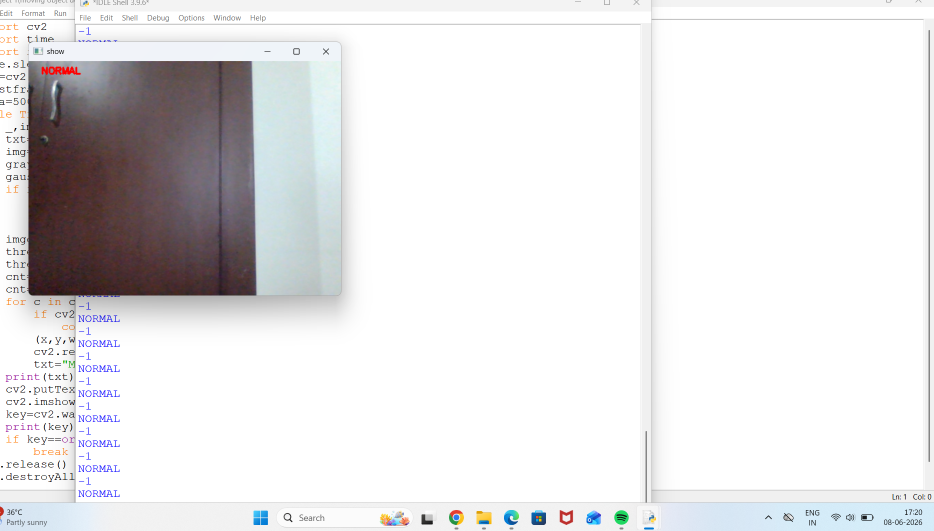
#> input picture normal.png, 1867 x 1062 px, given in place of the camera (shown at 1/2 size)
$ python 'project 1(moving object detection).py'
#> lines starting #> are read from the running program, lines starting #| are printed output that depends on the picture
import cv2
import time
import imutils
time.sleep(1)
cam=cv2.VideoCapture(0)
firstframe=None
area=500
while True:
    _,img=cam.read()
#> img is the input picture: shape (1062, 1867, 3); mean B, G, R 229.7, 228.7, 229.6
    txt="NORMAL"
    img=imutils.resize(img,width=500)
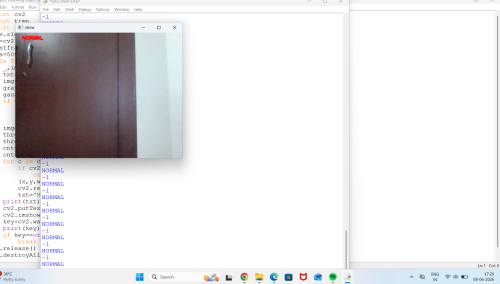
#> img: shape (284, 500, 3); mean B, G, R 229.7, 228.7, 229.6
    grayimage=cv2.cvtColor(img,cv2.COLOR_BGR2GRAY)
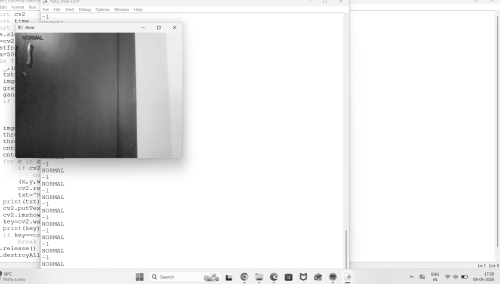
#> grayimage: shape (284, 500); min 24, max 255, mean 229.1
    gaussianimage=cv2.GaussianBlur(grayimage,(21,21),0)
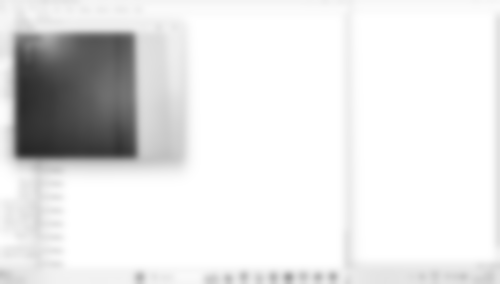
#> gaussianimage: shape (284, 500); min 40, max 255, mean 229.1
    if firstframe is None:
        firstframe=gaussianimage
        continue

    imgdiff=cv2.absdiff(firstframe,gaussianimage)
    threshimg=cv2.threshold(imgdiff,25,255,cv2.THRESH_BINARY)[1]
    threshimg=cv2.dilate(threshimg,None,iterations=2)
    cnt=cv2.findContours(threshimg.copy(),cv2.RETR_EXTERNAL,cv2.CHAIN_APPROX_SIMPLE)
    cnt=imutils.grab_contours(cnt)
    for c in cnt:
        if cv2.contourArea(c)<area:
            continue
        (x,y,w,h)=cv2.boundingRect(c)
        cv2.rectangle(img,(x,y),(x+w,y+h),(0,255,0),2)
        txt="MOVING OBJECT DETECTED"
    print(txt)
    cv2.putText(img,txt,(20,20),cv2.FONT_HERSHEY_SIMPLEX,0.5,(0,0,255),2)
    cv2.imshow("show",img)
    key=cv2.waitKey(10)
    print(key)
    if key==ord("a"):
        break
cam.release()
cv2.destroyAllWindows()
